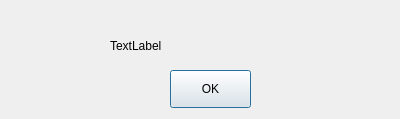
<?xml version="1.0" encoding="UTF-8"?>
<ui version="4.0">
 <class>CWarningDialog</class>
 <widget class="QDialog" name="CWarningDialog">
  <property name="windowModality">
   <enum>Qt::ApplicationModal</enum>
  </property>
  <property name="geometry">
   <rect>
    <x>0</x>
    <y>0</y>
    <width>400</width>
    <height>119</height>
   </rect>
  </property>
  <property name="focusPolicy">
   <enum>Qt::NoFocus</enum>
  </property>
  <property name="windowTitle">
   <string>Dialog</string>
  </property>
  <property name="modal">
   <bool>true</bool>
  </property>
  <widget class="QPushButton" name="pushButton">
   <property name="geometry">
    <rect>
     <x>170</x>
     <y>70</y>
     <width>81</width>
     <height>38</height>
    </rect>
   </property>
   <property name="text">
    <string>OK</string>
   </property>
  </widget>
  <widget class="QLabel" name="label">
   <property name="geometry">
    <rect>
     <x>110</x>
     <y>20</y>
     <width>321</width>
     <height>51</height>
    </rect>
   </property>
   <property name="text">
    <string>TextLabel</string>
   </property>
  </widget>
 </widget>
 <resources/>
 <connections/>
</ui>
